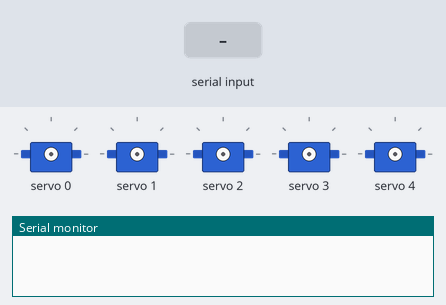
Recording of a sketch running on a simulated Arduino Uno, built with avr-gcc and run on an emulated ATmega328P. On the bench: 5 × servo, the last lines printed to the serial monitor. Inputs (shaded band) come from the test bench.

Above: at 2.2 s.
2.3 s: "test2\n" received over Serial
8.3 s: "90,45,200\n" received over Serial
At 9.6 s:
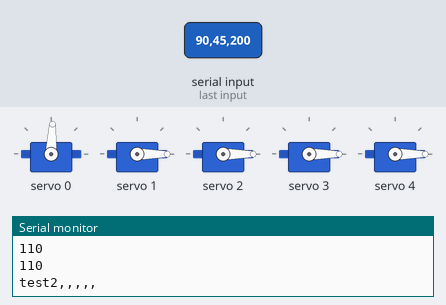
At 11.5 s:
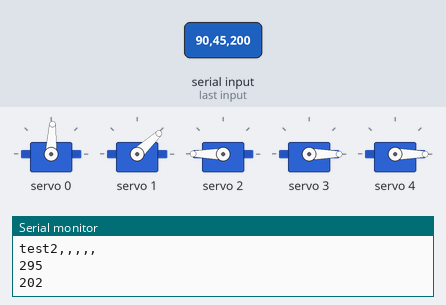
14.3 s: "30,150,10\n" received over Serial
At 17.3 s:
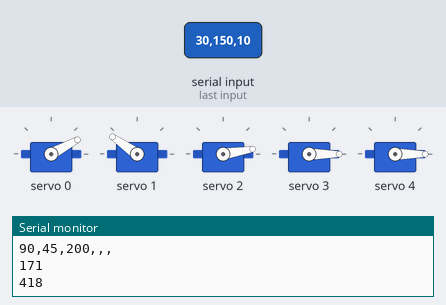
Timing chart, 0 to 18.8 s (numbered marks = the images above; inputs shaded):
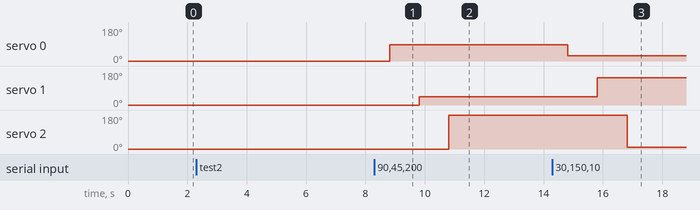

The sketch:

PCA_servo_five.ino
```cpp
#include <Wire.h>                      //I2C使用
#include <Adafruit_PWMServoDriver.h>

Adafruit_PWMServoDriver pwm = Adafruit_PWMServoDriver(0x40);  // PCA9685のI2Cアドレスを指定

#define SERVOMIN 110    // 最小パルス幅(~4096の範囲)　setPEMの場合
#define SERVOMAX 480    // 最大パルス幅(~4096の範囲)　setPWMの場合

//#define SERVOMIN 500    // 最小パルス幅(μs). writeMicroseconds()関数の場合
//#define SERVOMAX 2400   // 最大パルス幅(μs)　writeMicroseconds()関数の場合

int Servo_Pin[] = {0,1,2,3,4}; // サーボ接続ピンを0番に
int angle[5];

String cmds[7]; //ラズパイから送信されるサーボモーターの角度値を文字列として格納する変数

void setup() {
  //シリアルポート
  Serial.begin(9600);

  pwm.begin();         // 初期設定
  pwm.setPWMFreq(50);  // PWM周期を50Hzに設定
  delay(1000);

}

void loop() {
  //インプットをread
  if (Serial.available() > 0){ //raspiからの送信データがあれば取得
    String input_ras = Serial.readStringUntil('\n');

    //Serial.println("test2");
    //  分割数 = 分割処理(文字列, 区切り文字, 配列)
    int index = split(input_ras, ',', cmds); //split関数を用いてカンマごとに文字列を抽出
    delay(500);

    //Serial.println("test3");
    //raspiからの角度をパルス幅に変更

    //シリアル通信で受け取った値を使用可能なように配列に格納
    for(int j=0; j<5; j++){
      angle[j] = cmds[j].toInt();
    };

    //angle = map(angle,0, 180, SERVOMIN, SERVOMAX);  // 角度(0~180)をパルス幅(500~2400μs)に変換  writeMicroseconds()関数の場合
    //pwm.writeMicroseconds(Servo_pin, angle);        // サーボを動作させる. writeMicroseconds()関数の場合

    //一つづつサーボモータを動かす
    for(int j=0; j<5; j++){
      angle[j] = map(angle[j], 0, 180, SERVOMIN, SERVOMAX);  // 角度(0~180)を4096の範囲に変換
      pwm.setPWM(Servo_Pin[j], 0, angle[j]);                 // サーボを動作させる
      delay(1000);
      Serial.println(angle[j]);
    };


    //Serial.println("test4");
    Serial.println(cmds[0]+","+cmds[1]+","+cmds[2]+","+cmds[3]+","+cmds[4]+","+cmds[5]);
    delay(100);  // ラズベリーパイが応答を受信する時間を確保する
    //Serial.print("test5");
  };

}


//カンマで文字列を分解し、cmdsに格納
int split(String data, char delimiter, String *dst){
  for(int i=0; i<7; i++){ //cmds配列を初期化
    dst[i]="";
  };

  int index = 0;
  int arraySize = (sizeof(data))/sizeof((data[0]));
  int datalength = data.length();

  for(int i = 0; i < datalength; i++){
    char tmp = data.charAt(i);
    if( tmp == delimiter ){
      index++;
      if( index > (arraySize - 1)) return -1;
    }
    else dst[index] += tmp;
  }
  return (index + 1);
}
```

Measured:
- after the input at 8.3 s, servo 0: 0° → 87° after 0.51 s; servo 1: 0° → 43° after 1.5 s; servo 2: 0° → 180° after 2.5 s
- after the input at 14.3 s, servo 0: 87° → 28° after 0.51 s; servo 1: 43° → 145° after 1.5 s; servo 2: 180° → 9° after 2.5 s
